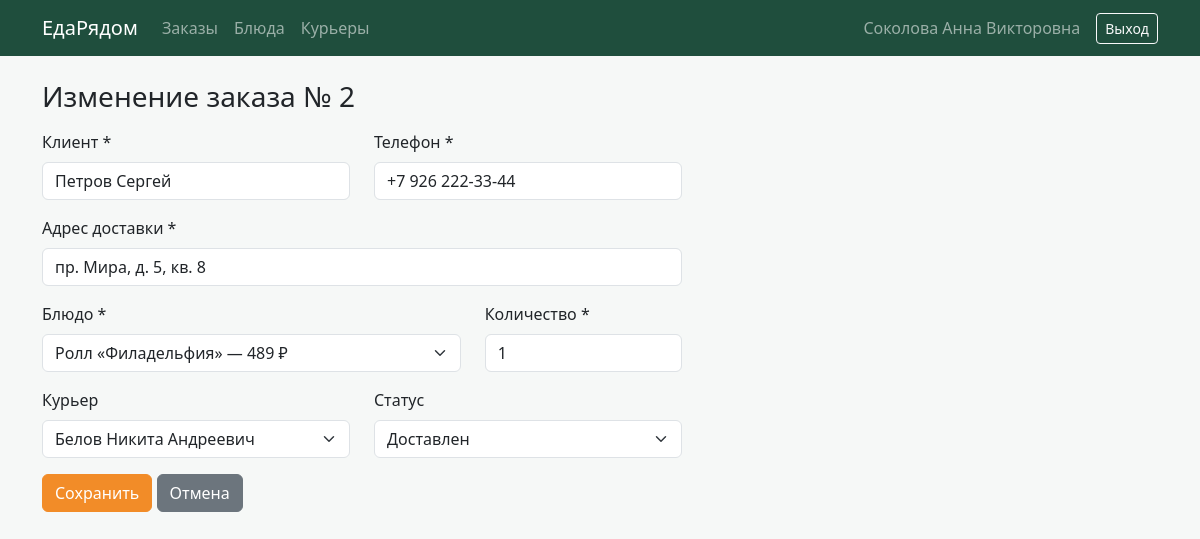
The page /site/edit.php?id=2 (signed in) on the database its author committed.
### tables this page shows
CREATE TABLE orders (
    id_order    INT AUTO_INCREMENT PRIMARY KEY,
    client_name VARCHAR(100) NOT NULL,
    phone       VARCHAR(20)  NOT NULL,
    address     VARCHAR(200) NOT NULL,
    id_dish     INT          NOT NULL,
    quantity    INT          NOT NULL DEFAULT 1,
    id_courier  INT          NULL,
    date_create DATETIME     NOT NULL DEFAULT CURRENT_TIMESTAMP,
    status      ENUM('Новый', 'Готовится', 'В пути', 'Доставлен', 'Отменён')
                NOT NULL DEFAULT 'Новый',
    FOREIGN KEY (id_dish)    REFERENCES dishes(id_dish),
    FOREIGN KEY (id_courier) REFERENCES couriers(id_courier)
);

CREATE TABLE dishes (
    id_dish  INT AUTO_INCREMENT PRIMARY KEY,
    name     VARCHAR(100) NOT NULL,
    category VARCHAR(50)  NOT NULL,
    price    DECIMAL(8,2) NOT NULL,
    weight   INT          NOT NULL
);

CREATE TABLE couriers (
    id_courier INT AUTO_INCREMENT PRIMARY KEY,
    fio        VARCHAR(100) NOT NULL,
    phone      VARCHAR(20)  NOT NULL,
    transport  ENUM('Пеший', 'Велосипед', 'Автомобиль') NOT NULL
);

### site/edit.php (called while the page is built, shortened)
<?php
require 'db.php';
$id = (int)($_GET['id'] ?? 0);
$stmt = $pdo->prepare('SELECT * FROM orders WHERE id_order = ?');
$stmt->execute([$id]);
$order = $stmt->fetch();
$dishes = $pdo->query('SELECT * FROM dishes ORDER BY name')->fetchAll();
$couriers = $pdo->query('SELECT * FROM couriers ORDER BY fio')->fetchAll();
$title = "Изменение заказа № $id";
require 'header.php';
require 'order_form.php';
require 'footer.php';

### site/db.php (called while the page is built, shortened)
<?php
$statuses = [
    'Новый'     => 'status-new',
    'Готовится' => 'status-cooking',
    'В пути'    => 'status-way',
    'Доставлен' => 'status-done',
    'Отменён'   => 'status-cancel',
];

### site/order_form.php (the view, shortened to what this page needs)
<h3 class="mb-3"><?= $title ?></h3>
<form method="post" style="max-width: 640px">
    <div class="row mb-3">
        <div class="col">
            <label class="form-label" for="client_name">Клиент *</label>
            <input class="form-control" id="client_name" name="client_name" value="<?= htmlspecialchars($order['client_name']) ?>">
        </div>
        <div class="col">
            <label class="form-label" for="phone">Телефон *</label>
            <input class="form-control" id="phone" name="phone" value="<?= htmlspecialchars($order['phone']) ?>">
        </div>
    </div>
    <div class="mb-3">
        <label class="form-label" for="address">Адрес доставки *</label>
        <input class="form-control" id="address" name="address" value="<?= htmlspecialchars($order['address']) ?>">
    </div>
    <div class="row mb-3">
        <div class="col-8">
            <label class="form-label" for="id_dish">Блюдо *</label>
            <select class="form-select" id="id_dish" name="id_dish">
                <?php foreach ($dishes as $dish): ?>
                    <option value="<?= $dish['id_dish'] ?>" <?= $dish['id_dish'] == $order['id_dish'] ? 'selected' : '' ?>>
                        <?= htmlspecialchars($dish['name']) ?> — <?= number_format($dish['price'], 0, ',', ' ') ?> ₽
                    </option>
                <?php endforeach; ?>
            </select>
        </div>
        <div class="col-4">
            <label class="form-label" for="quantity">Количество *</label>
            <input class="form-control" id="quantity" name="quantity" value="<?= htmlspecialchars($order['quantity']) ?>">
        </div>
    </div>
    <div class="row mb-3">
        <div class="col">
            <label class="form-label" for="id_courier">Курьер</label>
            <select class="form-select" id="id_courier" name="id_courier">
                <?php foreach ($couriers as $courier): ?>
                    <option value="<?= $courier['id_courier'] ?>" <?= $courier['id_courier'] == $order['id_courier'] ? 'selected' : '' ?>>
                        <?= htmlspecialchars($courier['fio']) ?>
                    </option>
                <?php endforeach; ?>
            </select>
        </div>
        <div class="col">
            <label class="form-label" for="status">Статус</label>
            <select class="form-select" id="status" name="status">
                <?php foreach ($statuses as $name => $class): ?>
                    <option <?= $name === $order['status'] ? 'selected' : '' ?>><?= $name ?></option>
                <?php endforeach; ?>
            </select>
        </div>
    </div>
    <button class="btn btn-primary">Сохранить</button>
    <a class="btn btn-secondary" href="orders.php">Отмена</a>
</form>

### site/css/style.css (style rules this page uses)
body { background: #f6f8f7; }
.btn-primary { background: #f28c28; border-color: #f28c28; }

### rows shown on the page
orders: client_name "Петров Сергей", phone "+7 926 222-33-44", address "пр. Мира, д. 5, кв. 8", id_dish "Ролл «Филадельфия» — 489 ₽", quantity "1", id_courier "Белов Никита Андреевич", status "Доставлен"

### other values the page prints
$_SESSION['fio'] "Соколова Анна Викторовна"
$title "Изменение заказа № 2"
